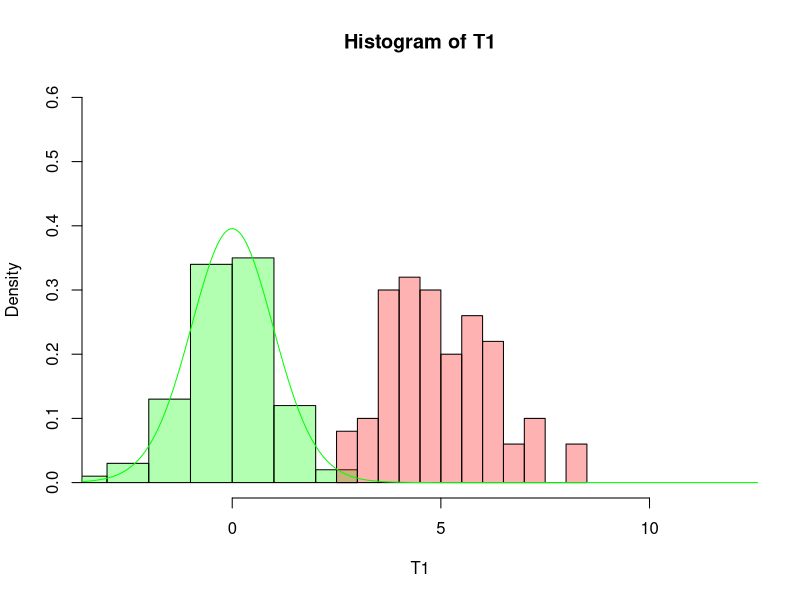
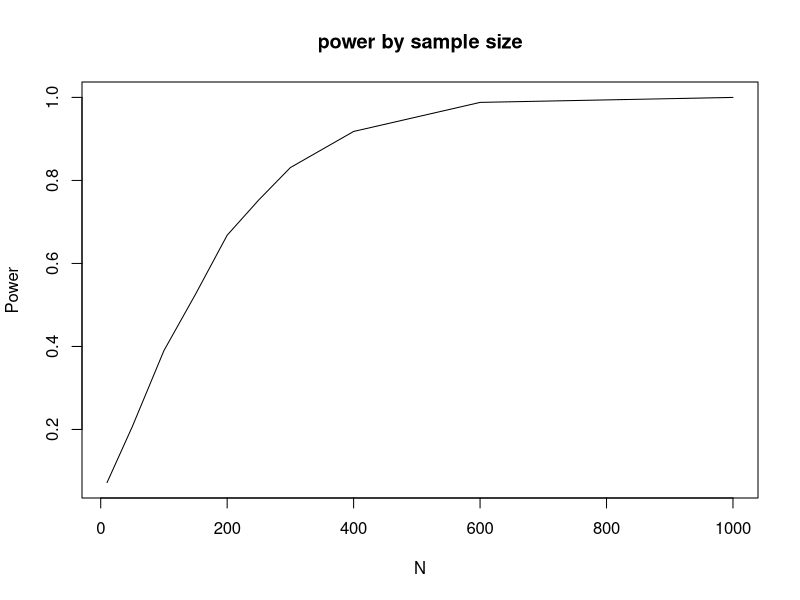
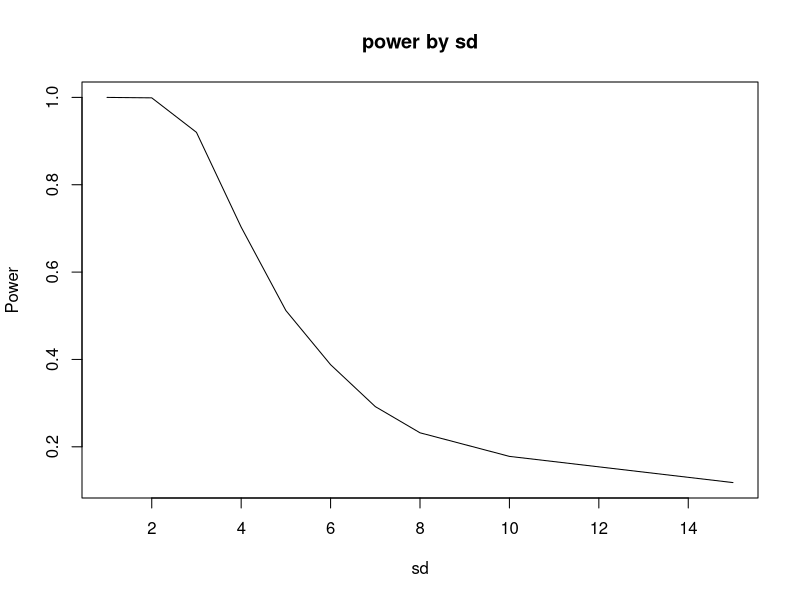

Here is the R script that generated these plots, in order:
## ---- chunk 1
a0 = 0
a1 = 2
variance = 5
n = 30
## ---- chunk 2
fun_t = function(sample, h0) {
  n = length(sample)
  sd = sqrt(var(sample))
  mean = mean(sample)
  return(sqrt(n) * (mean - h0) / sd)
}

T1 = c()
T2 = c()

for (i in 1:100) {
  sample1 = rnorm(n, mean = a0, sd = sqrt(variance))
  sample2 = rnorm(n, mean = a1, sd = sqrt(variance))
  
  T1[i] = fun_t(sample1, a0)
  T2[i] = fun_t(sample2, a0)
}

x = seq(-15, 15, 0.01)
hist(T1, xlim = c(-3, 12), ylim = c(0, 0.6), freq = F, col = rgb(0, 1, 0, 0.3))
hist(T2, add = T, freq = F, col = rgb(1, 0, 0, 0.3))
lines(x,dt(x,df=n-1),col="green")
## ---- chunk 3
mu0 = 0
mu1 = 1
h0 = mu0
h1 = mu1
sd = 3
alpha = 0.05
gamma = 0.99
## ---- chunk 4
experiment = function(n, sd, mu, h_mu) {
  accept = 0
  decline = 0
  for(i in 1:1000) {
    sample = rnorm(n = n, mean = mu, sd = sd)
    p_value = t.test(sample,alternative=c("t"),mu=h_mu)$p.value
    if(p_value > alpha) {
      accept = accept + 1
    }
    else {
      decline = decline + 1
    }
  }
  
  return(data.frame(accept = accept, decline = decline))
}

res1 = experiment(100, sd, mu = mu0, h_mu = mu0)
res2 = experiment(100, sd, mu = mu1, h_mu = mu0)
print(res1)
print(res2)
## ---- chunk 5
print(res1$decline / (res1$accept + res1$decline))
## ---- chunk 6
beta = res2$accept / (res2$accept + res2$decline)
print(beta)
## ---- chunk 7
print(1 - beta)
## ---- chunk 8
power = function(result) {
  beta = result$accept / (result$accept + result$decline)
  return(1 - beta)
}

n = 100
p = power(experiment(n, sd = sd, mu = mu1, h_mu = mu0))
while(p < gamma) {
  n = n + 1
  p = power(experiment(n, sd = sd, mu = mu1, h_mu = mu0))
  print(paste("N = ", n, "power = ", p))
}

print(paste("Answer:", n))
## ---- chunk 9
sd = 6
ns = c(10, 50, 100, 150, 200, 250, 300, 400, 600, 800, 1000)
powers = c()
i = 1
for(n in ns) {
  powers[i] = power(experiment(n, sd = sd, mu = mu1, h_mu = mu0))
  i = i + 1
}

plot(ns, powers, type = 'l', main = 'power by sample size', xlab = "N", ylab = "Power")
## ---- chunk 10
n = 100
power = function(result) {
  beta = result$accept / (result$accept + result$decline)
  return(1 - beta)
}
sds = c(1,2,3,4,5,6,7,8, 10, 15)
powers = c()
i = 1
for(sd in sds) {
  powers[i] = power(experiment(n, sd = sd, mu = mu1, h_mu = mu0))
  i = i + 1
}

plot(sds, powers, type = 'l', main = 'power by sd', xlab = "sd", ylab = "Power")
